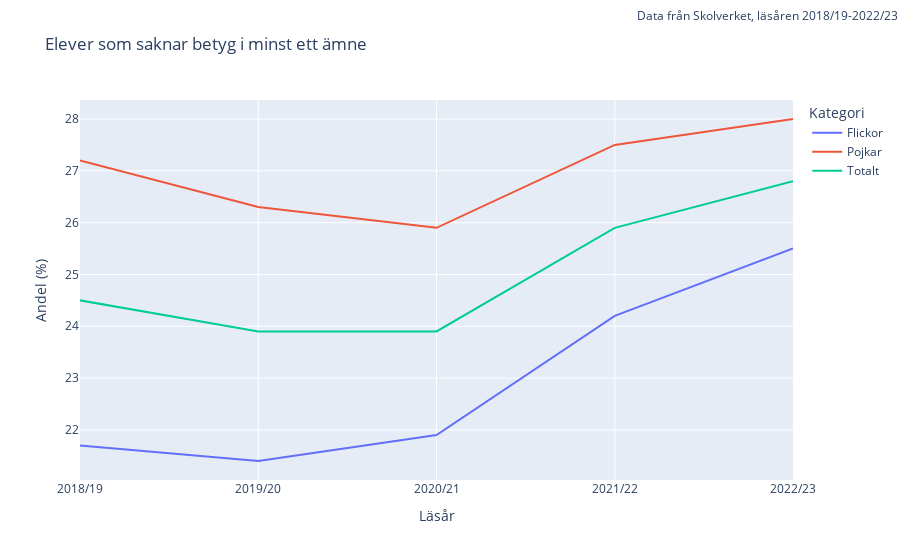

Source (notebook cell):
### Markdown cell above
##### Plotting (missing grades)

### Code cell
# Fig object to use with plotly express to create a line diagram
fig_missing_grade = px.line(
    df_missing_grade,
    x='År',
    y=['Flickor', 'Pojkar', 'Totalt'],
    title='Elever som saknar betyg i minst ett ämne',
    labels={'År': 'Läsår', 'value': 'Andel (%)', 'variable': 'Kategori'},
)

# Annotation in the top right corner to state source of the data
fig_missing_grade.add_annotation(
    text="Data från Skolverket, läsåren 2018/19-2022/23",
    xref="paper", # Reference to the x-axis range
    yref="paper", # Reference to the y-axis range
    x=1.15,
    y=1.25,
    showarrow=False # No arrow
)

fig_missing_grade.show()

### Figure 1 — Plotly figure (JSON) as saved in the notebook; plotly's stock layout.template omitted (floating-point values rounded to 4 significant figures)
{"data": [{"hovertemplate": "Kategori=Flickor<br>Läsår=%{x}<br>Andel (%)=%{y}<extra></extra>", "legendgroup": "Flickor", "line": {"color": "#636efa", "dash": "solid"}, "marker": {"symbol": "circle"}, "mode": "lines", "name": "Flickor", "orientation": "v", "showlegend": true, "type": "scatter", "x": ["2018/19", "2019/20", "2020/21", "2021/22", "2022/23"], "xaxis": "x", "y": [21.7, 21.4, 21.9, 24.2, 25.5], "yaxis": "y"}, {"hovertemplate": "Kategori=Pojkar<br>Läsår=%{x}<br>Andel (%)=%{y}<extra></extra>", "legendgroup": "Pojkar", "line": {"color": "#EF553B", "dash": "solid"}, "marker": {"symbol": "circle"}, "mode": "lines", "name": "Pojkar", "orientation": "v", "showlegend": true, "type": "scatter", "x": ["2018/19", "2019/20", "2020/21", "2021/22", "2022/23"], "xaxis": "x", "y": [27.2, 26.3, 25.9, 27.5, 28.0], "yaxis": "y"}, {"hovertemplate": "Kategori=Totalt<br>Läsår=%{x}<br>Andel (%)=%{y}<extra></extra>", "legendgroup": "Totalt", "line": {"color": "#00cc96", "dash": "solid"}, "marker": {"symbol": "circle"}, "mode": "lines", "name": "Totalt", "orientation": "v", "showlegend": true, "type": "scatter", "x": ["2018/19", "2019/20", "2020/21", "2021/22", "2022/23"], "xaxis": "x", "y": [24.5, 23.9, 23.9, 25.9, 26.8], "yaxis": "y"}], "layout": {"annotations": [{"showarrow": false, "text": "Data från Skolverket, läsåren 2018/19-2022/23", "x": 1.15, "xref": "paper", "y": 1.25, "yref": "paper"}], "legend": {"title": {"text": "Kategori"}, "tracegroupgap": 0}, "title": {"text": "Elever som saknar betyg i minst ett ämne"}, "xaxis": {"anchor": "y", "domain": [0, 1], "title": {"text": "Läsår"}}, "yaxis": {"anchor": "x", "domain": [0, 1], "title": {"text": "Andel (%)"}}}}
